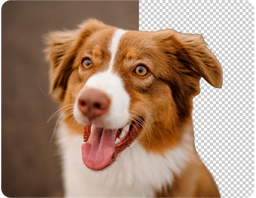
#> input picture pics/dog.png, 256 x 198 px, shrunk from 750 x 579 before the run
$ python hide_img_in_cover_img.py
#> lines starting #> are read from the running program, lines starting #| are printed output that depends on the picture
from PIL import Image

MAX_COLOR_VALUE = 255
MAX_BIT_VALUE = 8

#Creates an image with the RGB values
def createImage(data, resolution):
    image = Image.new("RGBA", resolution)
    image.putdata(data)
    return image

def remove_n_least_significant_bits(value, n):
    value = value >> n
    return value << n

def get_n_least_significant_bits(value, n):
    value = value << MAX_BIT_VALUE - n
    value = value % MAX_COLOR_VALUE
    return value >> MAX_BIT_VALUE - n

def get_n_most_significant_bits(value, n):
    return value >> MAX_BIT_VALUE - n

def shit_n_bits_to_8(value, n):
    return value << MAX_BIT_VALUE - n

#Function to encode the image that we want to hide, into the cover image
def encodeImage(image_to_hide, image_to_hide_in, n_bits):
    #print("Image to hide in ", image_to_hide_in.load())

    width = image_to_hide_in.size[0]
    height = image_to_hide_in.size[1]

    #.load() returns the "pixel_access" object that has the data(matrix) of the pixels.
    hide_image = image_to_hide.load()
    hide_in_image = image_to_hide_in.load()

    print(hide_image[0,0])
    print(hide_in_image[0,0])

    #this will store the values of each individual pixel as a matrix.
    data = []


    #looping the hide_image object.

    for y in range(height):
        for x in range(width):

            # most sig bits
            #print(hide_image[x,y]) #Uncomment this to see the pixel values in r,g,b form. (Shows every pixel's RGB value)
            try:
                #the value of n can be 1 or 2 and you won't see much difference in the encoded image.
                #gets n most significant bits of r,g,b values of image to hide.
                #print(len(hide_image[x,y]))
                a_hide = None
                if(len(hide_image[x,y]) == 4):
                    r_hide, g_hide, b_hide, a_hide= hide_image[x,y]
                    r_hide = get_n_most_significant_bits(r_hide, n_bits)
                    g_hide = get_n_most_significant_bits(g_hide, n_bits)
                    b_hide = get_n_most_significant_bits(b_hide, n_bits)
                else:
                    r_hide, g_hide, b_hide= hide_image[x,y]
                    r_hide = get_n_most_significant_bits(r_hide, n_bits)
                    g_hide = get_n_most_significant_bits(g_hide, n_bits)
                    b_hide = get_n_most_significant_bits(b_hide, n_bits)

                # remove least n significant bits of image to hide in so we can store
                # the n most significant bits in that place.

                a_hide_in = None
                if(len(hide_in_image[x,y]) == 4):
                    r_hide_in, g_hide_in, b_hide_in, a_hide_in= hide_in_image[x,y]
                    r_hide_in = remove_n_least_significant_bits(r_hide_in, n_bits)
                    g_hide_in = remove_n_least_significant_bits(g_hide_in, n_bits)
                    b_hide_in = remove_n_least_significant_bits(b_hide_in, n_bits)
                else:
                    r_hide_in, g_hide_in, b_hide_in= hide_in_image[x,y]
                    r_hide_in = remove_n_least_significant_bits(r_hide_in, n_bits)
                    g_hide_in = remove_n_least_significant_bits(g_hide_in, n_bits)
                    b_hide_in = remove_n_least_significant_bits(b_hide_in, n_bits)


                #Adding each MSB R,G,B from payload to LSB R,G,B cover image
                data.append((r_hide + r_hide_in,
                             g_hide + g_hide_in,
                             b_hide + b_hide_in))

            #incase of exception it will show the reason.
            except Exception as e:
                print(e)

    #return an Image object from the above data.
    return createImage(data, image_to_hide.size)


#Decode image and n_bits as parameters.
def decodeImage(image_to_decode, n_bits):
    width = image_to_decode.size[0]
    height = image_to_decode.size[1]
    encoded_image = image_to_decode.load()
    #print(encoded_image[0,0])

    #matrix that will store the extracted pixel values from the encoded Image.
    data = []

    #looping through every pixel in the encoded Image.
    for y in range(height):
        for x in range(width):
            a_encoded = None
            if(len(encoded_image[x,y]) == 4):
                #gets rgb values of encoded image.
                r_encoded, g_encoded, b_encoded, a_encoded = encoded_image[x,y]

                #get n least significant bits for each r,g,b value of the encoded image
                r_encoded = get_n_least_significant_bits(r_encoded, n_bits)
                g_encoded = get_n_least_significant_bits(g_encoded, n_bits)
                b_encoded = get_n_least_significant_bits(b_encoded, n_bits)
            else:
                #gets rgb values of encoded image.
                r_encoded, g_encoded, b_encoded = encoded_image[x,y]

                #get n least significant bits for each r,g,b value of the encoded image
                r_encoded = get_n_least_significant_bits(r_encoded, n_bits)
                g_encoded = get_n_least_significant_bits(g_encoded, n_bits)
                b_encoded = get_n_least_significant_bits(b_encoded, n_bits)

            #shifts the n bits to right so that they occupy a total of 8 bit spaces.
            #If 10 are the bits then shifting them would look like 10000000
            #this would ofcourse be converted to an int as per python's bit operations.

            r_encoded = shit_n_bits_to_8(r_encoded, n_bits)
            g_encoded = shit_n_bits_to_8(g_encoded, n_bits)
            b_encoded = shit_n_bits_to_8(b_encoded, n_bits)

            data.append((r_encoded, g_encoded, b_encoded))

    return createImage(data, image_to_decode.size)

#no. of bits
n_bits = 2
#path of files replace them as per your need.
image_to_hide_path = "pics/dog.png"
image_to_hide_in_path = "pics/pic.jpg"
#this is the path where we will save the encoded Image.
encoded_image_path = "pics/encoded.png"
#
# #PIL.Image object
image_to_hide = Image.open(image_to_hide_path)
#> image_to_hide is the input picture: PIL image 256x198 RGBA; mean R, G, B, A 163.6, 133, 112.4, 251.2
image_to_hide_in = Image.open(image_to_hide_in_path)
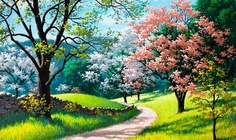
#> input picture pics/pic.jpg, 236 x 140 px, shrunk from 690 x 411 before the run
#> image_to_hide_in is the input picture: PIL image 236x140 RGB; mean R, G, B 110.2, 131.8, 95.3
# print("Image to hide ", image_to_hide)
# print("Image to hide in ", image_to_hide_in)
# #to hide an image inside another image it they both need to be of the same size.
image_to_hide=image_to_hide.resize(image_to_hide_in.size)
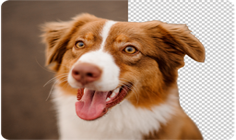
#> image_to_hide: PIL image 236x140 RGBA; mean R, G, B, A 164, 133.4, 112.7, 251.2; transparent parts drawn white
#encoding the image and saving it in the path
encodeImage(image_to_hide, image_to_hide_in, n_bits).save(encoded_image_path)
#| (0, 0, 0, 0)
#| (184, 199, 204)
#> in createImage, `image = Image.new("RGBA", resolution)`: image: PIL image 236x140 RGBA; every value is 0
print("Image Encoded Successfully.")

#running the decode function
#n_bits = 2
encoded_image_path = "pics/encoded.png"

#path where you would want to save decoded Image.
decoded_image_path = "pics/decoded.png"
image_to_decode = Image.open(encoded_image_path)
decodeImage(image_to_decode, n_bits).save(decoded_image_path)
#> call 2 of createImage, with resolution = (236, 140)
#> in createImage (call 2), `image.putdata(data)`:
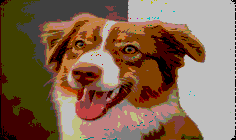
#> image: PIL image 236x140 RGBA; mean R, G, B, A 131.5, 102.9, 80.2, 255
print("Image decoded Successfully!")
